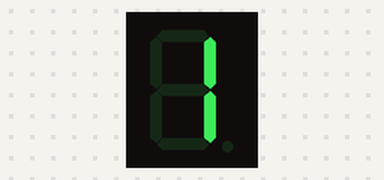
The sketch below on a simulated Arduino Uno, built with avr-gcc and run on an emulated ATmega328P. Parts: 1-digit seven-segment display. Wiring (inferred from the names in the program): 1-digit 7-segment display, segments lit when HIGH: segments pin 2, pin 3, pin 4, pin 5, pin 6, pin 7, pin 8. The segment pins are drawn as the display they are named for.

Above: at 0.1 s.
At 10.1 s:
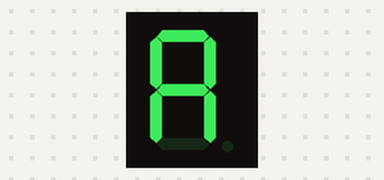
At 12.1 s:
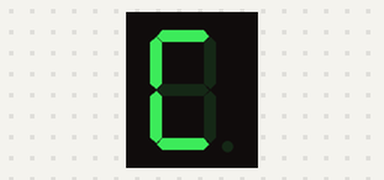
At 14.1 s:
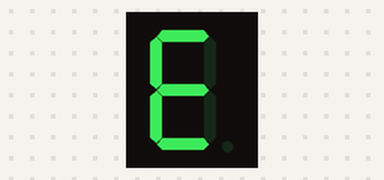
At 19.1 s:
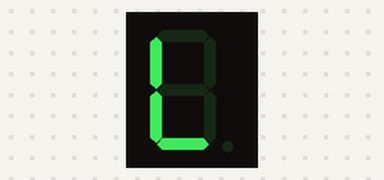
At 39.1 s:
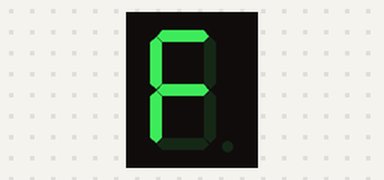

Measured:
- what the display in image 1 shows lasts 1.0 s, from 10.0 s to 11.0 s

The sketch:

DISPLAY_DE_7_SEGMENTOS_-_0_a_9_COM_LETRAS.ino
```cpp
//define os pinos de cada seguimento do display

const int a=2;
const int b=3;
const int c=4;
const int d=5;
const int e=6;
const int f=7;
const int g=8;

void setup (){
  // define os pinos no seguimento como saida
  pinMode (a, OUTPUT);
  pinMode (b, OUTPUT);
  pinMode (c, OUTPUT);
  pinMode (d, OUTPUT);
  pinMode (e, OUTPUT);
  pinMode (f, OUTPUT);
  pinMode (g, OUTPUT);
}

void loop () {
  //NUMERO1
  digitalWrite (b,HIGH);
  digitalWrite (c,HIGH);
delay(1000);

  digitalWrite(b, LOW);
  digitalWrite(c,LOW);

  //NUMERO2
  digitalWrite (a,HIGH);
  digitalWrite (b,HIGH);
  digitalWrite (g,HIGH);
  digitalWrite (d,HIGH);
  digitalWrite (e,HIGH);
  delay(1000);

  digitalWrite (a,LOW);
  digitalWrite (b,LOW);
  digitalWrite (g,LOW);
  digitalWrite (d,LOW);
  digitalWrite (e,LOW);

  //NUMERO3
  digitalWrite (a,HIGH);
  digitalWrite (b,HIGH);
  digitalWrite (c,HIGH);
  digitalWrite (d,HIGH);
  digitalWrite (g,HIGH);
  delay(1000);

  digitalWrite (a,LOW);
  digitalWrite (b,LOW);
  digitalWrite (c,LOW);
  digitalWrite (d,LOW);
  digitalWrite (g,LOW);

  //NUMERO4
  digitalWrite (b,HIGH);
  digitalWrite (c,HIGH);
  digitalWrite (g,HIGH);
  digitalWrite (f,HIGH);
  delay(1000);

  digitalWrite (b,LOW);
  digitalWrite (c,LOW);
  digitalWrite (g,LOW);
  digitalWrite (f,LOW);

  //NUMERO5
  digitalWrite (a,HIGH);
  digitalWrite (c,HIGH);
  digitalWrite (d,HIGH);
  digitalWrite (f,HIGH);
  digitalWrite (g,HIGH);
  delay(1000);

  digitalWrite (a,LOW);
  digitalWrite (c,LOW);
  digitalWrite (d,LOW);
  digitalWrite (f,LOW);
  digitalWrite (g,LOW);

  //NUMERO6
  digitalWrite (a,HIGH);
  digitalWrite (c,HIGH);
  digitalWrite (d,HIGH);
  digitalWrite (e,HIGH);
  digitalWrite (f,HIGH);
  digitalWrite (g,HIGH);
  delay(1000);

  digitalWrite (a,LOW);
  digitalWrite (c,LOW);
  digitalWrite (d,LOW);
  digitalWrite (e,LOW);
  digitalWrite (f,LOW);
  digitalWrite (g,LOW);

  //NUMERO7
  digitalWrite (a,HIGH);
  digitalWrite (b,HIGH);
  digitalWrite (c,HIGH);
  delay(1000);

  digitalWrite (a,LOW);
  digitalWrite (b,LOW);
  digitalWrite (c,LOW);

  //NUMERO8
  digitalWrite (a,HIGH);
  digitalWrite (b,HIGH);
  digitalWrite (c,HIGH);
  digitalWrite (d,HIGH);
  digitalWrite (e,HIGH);
  digitalWrite (f,HIGH);
  digitalWrite (g,HIGH);
  delay(1000);

  digitalWrite (a,LOW);
  digitalWrite (b,LOW);
  digitalWrite (c,LOW);
  digitalWrite (d,LOW);
  digitalWrite (e,LOW);
  digitalWrite (f,LOW);
  digitalWrite (g,LOW);

  //NUMERO9
  digitalWrite (a,HIGH);
  digitalWrite (b,HIGH);
  digitalWrite (c,HIGH);
  digitalWrite (d,HIGH);
  digitalWrite (f,HIGH);
  digitalWrite (g,HIGH);
  delay(1000);

  digitalWrite (a,LOW);
  digitalWrite (b,LOW);
  digitalWrite (c,LOW);
  digitalWrite (d,LOW);
  digitalWrite (f,LOW);
  digitalWrite (g,LOW);

  //NUMERO0
  digitalWrite (a,HIGH);
  digitalWrite (b,HIGH);
  digitalWrite (c,HIGH);
  digitalWrite (d,HIGH);
  digitalWrite (f,HIGH);
  digitalWrite (e,HIGH);
  delay(1000);

  digitalWrite (a,LOW);
  digitalWrite (b,LOW);
  digitalWrite (c,LOW);
  digitalWrite (d,LOW);
  digitalWrite (f,LOW);
  digitalWrite (e,LOW);

  //letra A
  digitalWrite (a,HIGH);
  digitalWrite (b,HIGH);
  digitalWrite (c,HIGH);
  digitalWrite (g,HIGH);
  digitalWrite (f,HIGH);
  digitalWrite (e,HIGH);
  delay(1000);

  digitalWrite (a,LOW);
  digitalWrite (b,LOW);
  digitalWrite (c,LOW);
  digitalWrite (g,LOW);
  digitalWrite (f,LOW);
  digitalWrite (e,LOW);

  //letra b
  digitalWrite (c,HIGH);
  digitalWrite (g,HIGH);
  digitalWrite (d,HIGH);
  digitalWrite (f,HIGH);
  digitalWrite (e,HIGH);
  delay(1000);

  digitalWrite (c,LOW);
  digitalWrite (g,LOW);
  digitalWrite (d,LOW);
  digitalWrite (f,LOW);
  digitalWrite (e,LOW);

  //letra C
  digitalWrite (a,HIGH);
  digitalWrite (d,HIGH);
  digitalWrite (e,HIGH);
  digitalWrite (f,HIGH);
  delay(1000);

  digitalWrite (a,LOW);
  digitalWrite (d,LOW);
  digitalWrite (e,LOW);
  digitalWrite (f,LOW);

  //letra D
  digitalWrite (b,HIGH);
  digitalWrite (c,HIGH);
  digitalWrite (d,HIGH);
  digitalWrite (e,HIGH);
  digitalWrite (g,HIGH);
  delay(1000);

  digitalWrite (b,LOW);
  digitalWrite (c,LOW);
  digitalWrite (d,LOW);
  digitalWrite (e,LOW);
  digitalWrite (g,LOW);

  //letra E
  digitalWrite (a,HIGH);
  digitalWrite (d,HIGH);
  digitalWrite (e,HIGH);
  digitalWrite (f,HIGH);
  digitalWrite (g,HIGH);
  delay(1000);

  digitalWrite (a,LOW);
  digitalWrite (d,LOW);
  digitalWrite (e,LOW);
  digitalWrite (f,LOW);
  digitalWrite (g,LOW);

  //letra F
  digitalWrite (a,HIGH);
  digitalWrite (e,HIGH);
  digitalWrite (f,HIGH);
  digitalWrite (g,HIGH);
  delay(1000);

  digitalWrite (a,LOW);
  digitalWrite (e,LOW);
  digitalWrite (f,LOW);
  digitalWrite (g,LOW);

  //letra H
  digitalWrite (b,HIGH);
  digitalWrite (c,HIGH);
  digitalWrite (e,HIGH);
  digitalWrite (f,HIGH);
  digitalWrite (g,HIGH);
  delay(1000);

  digitalWrite (b,LOW);
  digitalWrite (c,LOW);
  digitalWrite (e,LOW);
  digitalWrite (f,LOW);
  digitalWrite (g,LOW);

  //letra I
  digitalWrite (b,HIGH);
  digitalWrite (c,HIGH);
delay(1000);

  digitalWrite(b, LOW);
  digitalWrite(c,LOW);

  //letra J
  digitalWrite (b,HIGH);
  digitalWrite (c,HIGH);
  digitalWrite (d,HIGH);
  delay(1000);

  digitalWrite (b,LOW);
  digitalWrite (c,LOW);
  digitalWrite (d,LOW);

  //letra L
  digitalWrite (e,HIGH);
  digitalWrite (f,HIGH);
  digitalWrite (d,HIGH);
  delay(1000);

  digitalWrite (e,LOW);
  digitalWrite (f,LOW);
  digitalWrite (d,LOW);

  //letra n
  digitalWrite (c,HIGH);
  digitalWrite (e,HIGH);
  digitalWrite (g,HIGH);
  delay(1000);

  digitalWrite (c,LOW);
  digitalWrite (e,LOW);
  digitalWrite (g,LOW);

  //letra O
  digitalWrite (c,HIGH);
  digitalWrite (e,HIGH);
  digitalWrite (g,HIGH);
  digitalWrite (d,HIGH);
  delay(1000);

  digitalWrite (c,LOW);
  digitalWrite (e,LOW);
  digitalWrite (g,LOW);
  digitalWrite (d,LOW);

  //letra P
  digitalWrite (a,HIGH);
  digitalWrite (b,HIGH);
  digitalWrite (e,HIGH);
  digitalWrite (f,HIGH);
  digitalWrite (g,HIGH);
  delay(1000);

  digitalWrite (a,LOW);
  digitalWrite (b,LOW);
  digitalWrite (e,LOW);
  digitalWrite (f,LOW);
  digitalWrite (g,LOW);

  //letra S
  digitalWrite (a,HIGH);
  digitalWrite (c,HIGH);
  digitalWrite (d,HIGH);
  digitalWrite (f,HIGH);
  digitalWrite (g,HIGH);
  delay(1000);

  digitalWrite (a,LOW);
  digitalWrite (c,LOW);
  digitalWrite (d,LOW);
  digitalWrite (f,LOW);
  digitalWrite (g,LOW);
}
```
